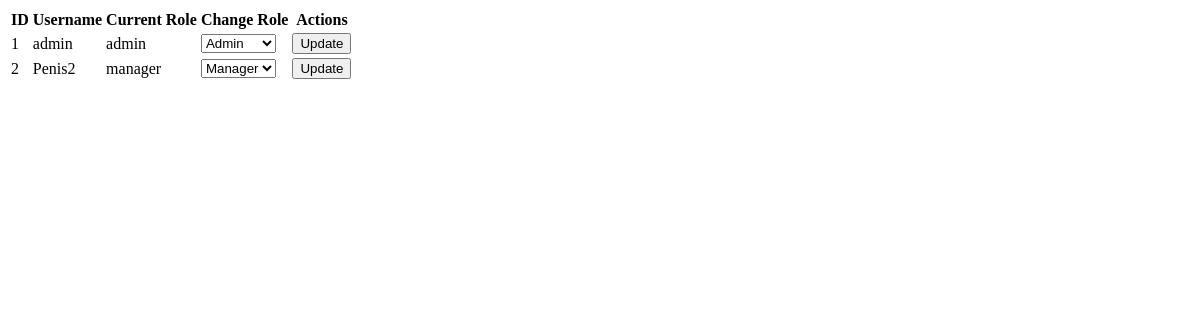
Before: /admin/get_users with the older database file.
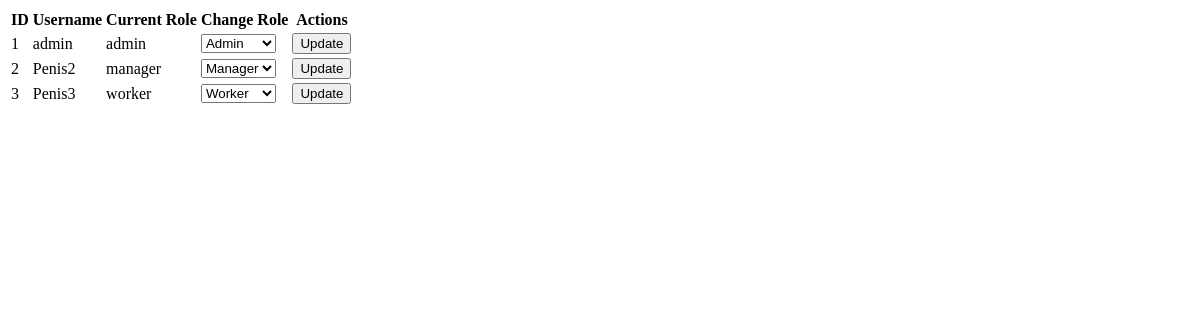
After: the same page with the newer database file.
### tables this page shows
CREATE TABLE users (
    id INTEGER PRIMARY KEY AUTOINCREMENT,
    username TEXT UNIQUE NOT NULL,
    password TEXT NOT NULL,
    role TEXT NOT NULL DEFAULT 'worker',
    created_at TIMESTAMP DEFAULT CURRENT_TIMESTAMP
);

### app.py (the view)
@app.route('/admin/get_users')
def get_users_table():
    db = get_db()
    users = db.execute('SELECT * FROM users ORDER BY id').fetchall()
    return render_template('_users_table.html', users=users)

### app.py (called while the page is built)
def get_db():
    if 'db' not in g:
        g.db = sqlite3.connect(app.config['DATABASE'])
        g.db.row_factory = sqlite3.Row
    return g.db

### templates/_users_table.html (shortened to what this page needs)
<table class="data-table">
    <thead>
        <tr>
            <th>ID</th>
            <th>Username</th>
            <th>Current Role</th>
            <th>Change Role</th>
            <th>Actions</th>
        </tr>
    </thead>
    <tbody>
        {% for user in users %}
        <tr>
            <td>{{ user.id }}</td>
            <td>{{ user.username }}</td>
            <td class="current-role">{{ user.role }}</td>
            <td>
                <select class="form-select role-select">
                    <option value="admin" {% if user.role == 'admin' %}selected{% endif %}>Admin</option>
                    <option value="manager" {% if user.role == 'manager' %}selected{% endif %}>Manager</option>
                    <option value="worker" {% if user.role == 'worker' %}selected{% endif %}>Worker</option>
                </select>
            </td>
            <td>
                <button class="btn btn-primary btn-sm btn-update-role" data-user-id="{{ user.id }}">
                     Update
                </button>
            </td>
        </tr>
        {% else %}
        <tr>
            <td colspan="5">No users found</td>
        </tr>
        {% endfor %}
    </tbody>
</table>

Changed rows visible on the page:
added users: id "3", username "Penis3", role "worker", role "Worker"
